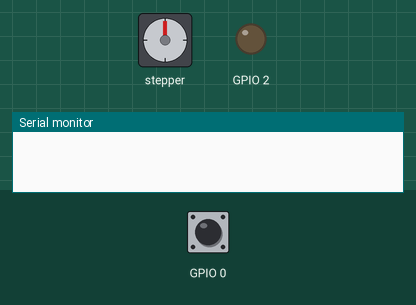
This sketch was run on a simulated ESP8266 (NodeMCU). On the bench: stepper motor, output pins drawn as LEDs (lit = HIGH), the last lines printed to the serial monitor. The test bench sets the inputs (shaded band); at power-on: GPIO 0 HIGH. WiFi joins after 1.5 s; servers stay silent unless stated; uploads are accepted with an empty reply; random numbers use the default seed unless the sketch sets one; stepper angles assume 4096 steps per turn. At 15.9 s the program puts the board to deep sleep or switches it off; the recording ends there.

Above: at 0.1 s.
At 3.1 s:
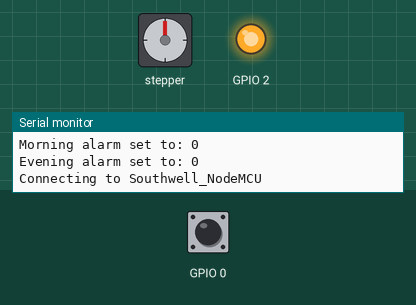
At 10.6 s:
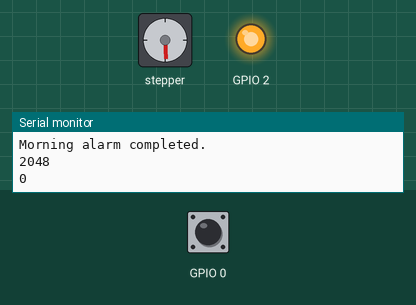
Timing chart, 0 to 15.9 s (numbered marks = the images above):
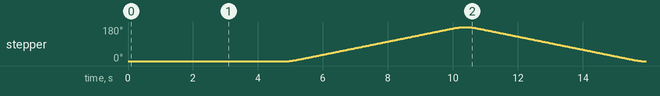

Measured:
- by itself, stepper: turns 180° clockwise in 5.4 s, then 180° counter-clockwise in 5.4 s

The sketch:

main.ino
```cpp
//#include <Time.h>
#include <TimeLib.h>
#include <TimeAlarms.h>
#include <ESP8266WiFi.h>
//#include <Servo.h>
#include <AccelStepper.h>
```

Source omitted: 9_ApolloMod-CH_edit-TM.ino (20444 bytes)
